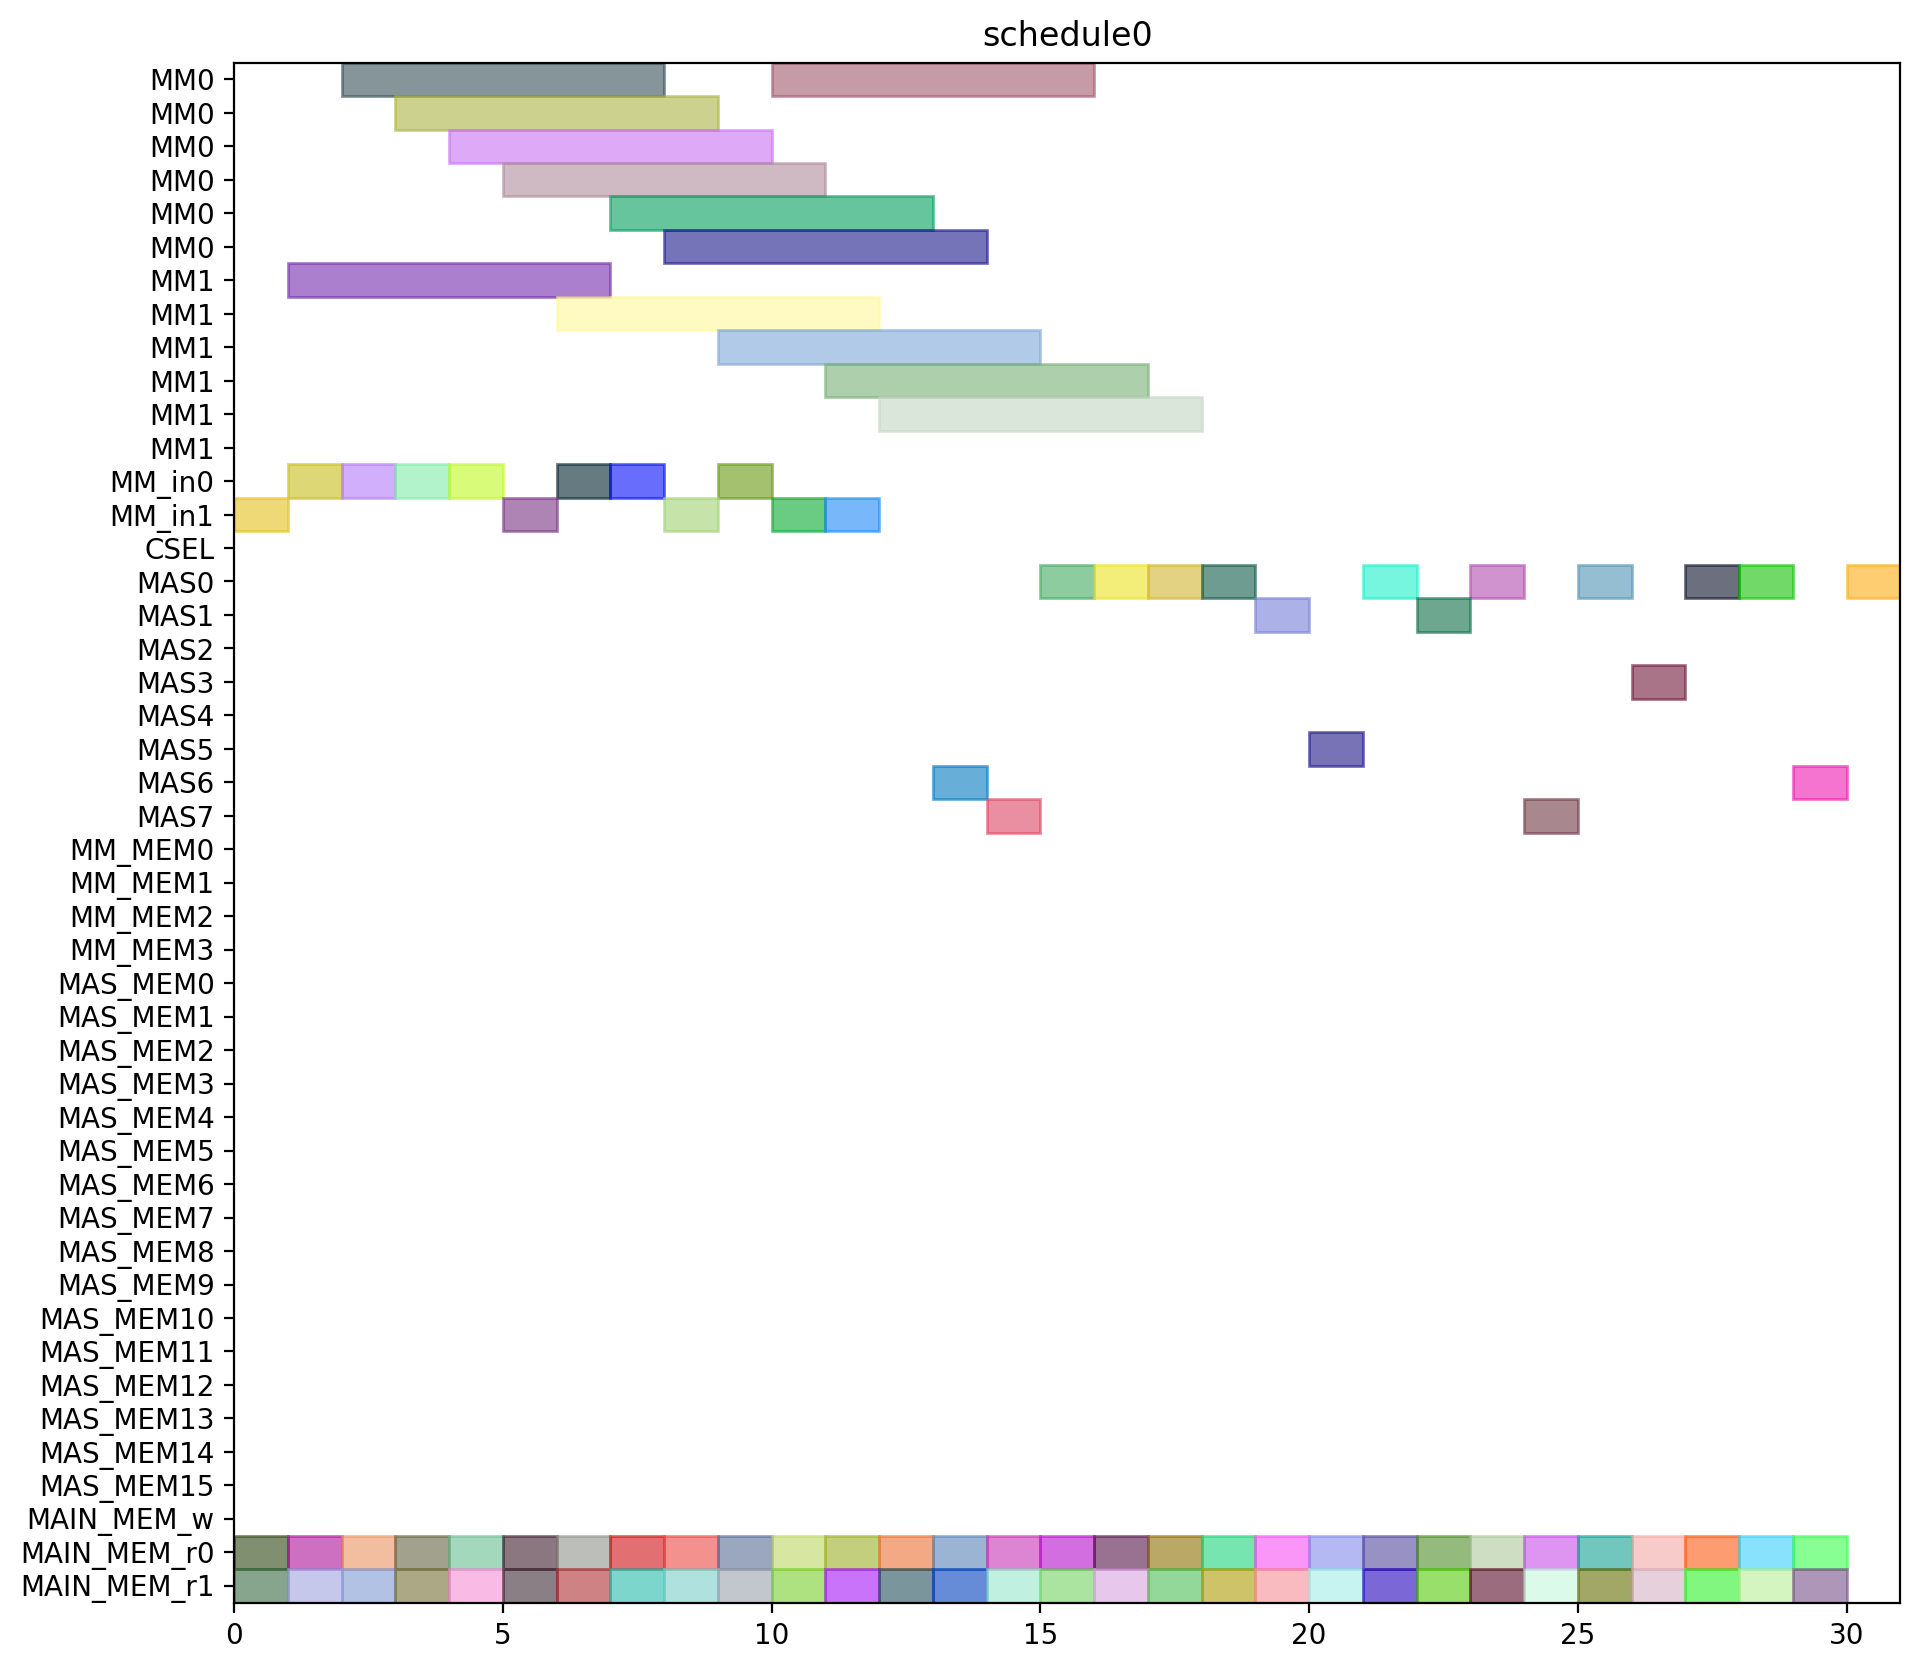

Recreate this plot in Python.
from pyschedule import Scenario, solvers, plotters, alt


def solve():
	horizon = 120
	S = Scenario("schedule0", horizon=horizon)

	# resource
	MM = S.Resources('MM', num=2, size=6)
	MM_in = S.Resources('MM_in', num=2)
	CSEL = S.Resource('CSEL')
	MAS = S.Resources('MAS', num=8, size=1, periods=range(1, horizon))
	MM_MEM = S.Resources('MM_MEM', num=4)
	MAS_MEM = S.Resources('MAS_MEM', num=16)
	MAIN_MEM_w = S.Resource('MAIN_MEM_w', size=1)
	MAIN_MEM_r = S.Resources('MAIN_MEM_r', num=2)

	# result of previous scheduling

	# new tasks
	c_t0_t0_t0 = S.Task('c_t0_t0_t0', length=6, delay_cost=1)
	c_t0_t0_t0 += alt(MM)
	c_t0_t0_t0_in = S.Task('c_t0_t0_t0_in', length=1, delay_cost=1)
	c_t0_t0_t0_in += alt(MM_in)
	S += c_t0_t0_t0_in*MM_in[0]<=c_t0_t0_t0*MM[0]
	S += c_t0_t0_t0_in*MM_in[1]<=c_t0_t0_t0*MM[1]
	c_t0_t0_t0_mem0 = S.Task('c_t0_t0_t0_mem0', length=1, delay_cost=1)
	c_t0_t0_t0_mem0 += MAIN_MEM_r[0]
	S += c_t0_t0_t0_mem0 <= c_t0_t0_t0

	c_t0_t0_t0_mem1 = S.Task('c_t0_t0_t0_mem1', length=1, delay_cost=1)
	c_t0_t0_t0_mem1 += MAIN_MEM_r[1]
	S += c_t0_t0_t0_mem1 <= c_t0_t0_t0

	c_t0_t0_t1 = S.Task('c_t0_t0_t1', length=6, delay_cost=1)
	c_t0_t0_t1 += alt(MM)
	c_t0_t0_t1_in = S.Task('c_t0_t0_t1_in', length=1, delay_cost=1)
	c_t0_t0_t1_in += alt(MM_in)
	S += c_t0_t0_t1_in*MM_in[0]<=c_t0_t0_t1*MM[0]
	S += c_t0_t0_t1_in*MM_in[1]<=c_t0_t0_t1*MM[1]
	c_t0_t0_t1_mem0 = S.Task('c_t0_t0_t1_mem0', length=1, delay_cost=1)
	c_t0_t0_t1_mem0 += MAIN_MEM_r[0]
	S += c_t0_t0_t1_mem0 <= c_t0_t0_t1

	c_t0_t0_t1_mem1 = S.Task('c_t0_t0_t1_mem1', length=1, delay_cost=1)
	c_t0_t0_t1_mem1 += MAIN_MEM_r[1]
	S += c_t0_t0_t1_mem1 <= c_t0_t0_t1

	c_t0_t0_t2 = S.Task('c_t0_t0_t2', length=1, delay_cost=1)
	c_t0_t0_t2 += alt(MAS)
	c_t0_t0_t2_mem0 = S.Task('c_t0_t0_t2_mem0', length=1, delay_cost=1)
	c_t0_t0_t2_mem0 += MAIN_MEM_r[0]
	S += c_t0_t0_t2_mem0 <= c_t0_t0_t2

	c_t0_t0_t2_mem1 = S.Task('c_t0_t0_t2_mem1', length=1, delay_cost=1)
	c_t0_t0_t2_mem1 += MAIN_MEM_r[1]
	S += c_t0_t0_t2_mem1 <= c_t0_t0_t2

	c_t0_t0_t3 = S.Task('c_t0_t0_t3', length=1, delay_cost=1)
	c_t0_t0_t3 += alt(MAS)
	c_t0_t0_t3_mem0 = S.Task('c_t0_t0_t3_mem0', length=1, delay_cost=1)
	c_t0_t0_t3_mem0 += MAIN_MEM_r[0]
	S += c_t0_t0_t3_mem0 <= c_t0_t0_t3

	c_t0_t0_t3_mem1 = S.Task('c_t0_t0_t3_mem1', length=1, delay_cost=1)
	c_t0_t0_t3_mem1 += MAIN_MEM_r[1]
	S += c_t0_t0_t3_mem1 <= c_t0_t0_t3

	c_t0_t1_t0 = S.Task('c_t0_t1_t0', length=6, delay_cost=1)
	c_t0_t1_t0 += alt(MM)
	c_t0_t1_t0_in = S.Task('c_t0_t1_t0_in', length=1, delay_cost=1)
	c_t0_t1_t0_in += alt(MM_in)
	S += c_t0_t1_t0_in*MM_in[0]<=c_t0_t1_t0*MM[0]
	S += c_t0_t1_t0_in*MM_in[1]<=c_t0_t1_t0*MM[1]
	c_t0_t1_t0_mem0 = S.Task('c_t0_t1_t0_mem0', length=1, delay_cost=1)
	c_t0_t1_t0_mem0 += MAIN_MEM_r[0]
	S += c_t0_t1_t0_mem0 <= c_t0_t1_t0

	c_t0_t1_t0_mem1 = S.Task('c_t0_t1_t0_mem1', length=1, delay_cost=1)
	c_t0_t1_t0_mem1 += MAIN_MEM_r[1]
	S += c_t0_t1_t0_mem1 <= c_t0_t1_t0

	c_t0_t1_t1 = S.Task('c_t0_t1_t1', length=6, delay_cost=1)
	c_t0_t1_t1 += alt(MM)
	c_t0_t1_t1_in = S.Task('c_t0_t1_t1_in', length=1, delay_cost=1)
	c_t0_t1_t1_in += alt(MM_in)
	S += c_t0_t1_t1_in*MM_in[0]<=c_t0_t1_t1*MM[0]
	S += c_t0_t1_t1_in*MM_in[1]<=c_t0_t1_t1*MM[1]
	c_t0_t1_t1_mem0 = S.Task('c_t0_t1_t1_mem0', length=1, delay_cost=1)
	c_t0_t1_t1_mem0 += MAIN_MEM_r[0]
	S += c_t0_t1_t1_mem0 <= c_t0_t1_t1

	c_t0_t1_t1_mem1 = S.Task('c_t0_t1_t1_mem1', length=1, delay_cost=1)
	c_t0_t1_t1_mem1 += MAIN_MEM_r[1]
	S += c_t0_t1_t1_mem1 <= c_t0_t1_t1

	c_t0_t1_t2 = S.Task('c_t0_t1_t2', length=1, delay_cost=1)
	c_t0_t1_t2 += alt(MAS)
	c_t0_t1_t2_mem0 = S.Task('c_t0_t1_t2_mem0', length=1, delay_cost=1)
	c_t0_t1_t2_mem0 += MAIN_MEM_r[0]
	S += c_t0_t1_t2_mem0 <= c_t0_t1_t2

	c_t0_t1_t2_mem1 = S.Task('c_t0_t1_t2_mem1', length=1, delay_cost=1)
	c_t0_t1_t2_mem1 += MAIN_MEM_r[1]
	S += c_t0_t1_t2_mem1 <= c_t0_t1_t2

	c_t0_t1_t3 = S.Task('c_t0_t1_t3', length=1, delay_cost=1)
	c_t0_t1_t3 += alt(MAS)
	c_t0_t1_t3_mem0 = S.Task('c_t0_t1_t3_mem0', length=1, delay_cost=1)
	c_t0_t1_t3_mem0 += MAIN_MEM_r[0]
	S += c_t0_t1_t3_mem0 <= c_t0_t1_t3

	c_t0_t1_t3_mem1 = S.Task('c_t0_t1_t3_mem1', length=1, delay_cost=1)
	c_t0_t1_t3_mem1 += MAIN_MEM_r[1]
	S += c_t0_t1_t3_mem1 <= c_t0_t1_t3

	c_t0_t20 = S.Task('c_t0_t20', length=1, delay_cost=1)
	c_t0_t20 += alt(MAS)
	c_t0_t20_mem0 = S.Task('c_t0_t20_mem0', length=1, delay_cost=1)
	c_t0_t20_mem0 += MAIN_MEM_r[0]
	S += c_t0_t20_mem0 <= c_t0_t20

	c_t0_t20_mem1 = S.Task('c_t0_t20_mem1', length=1, delay_cost=1)
	c_t0_t20_mem1 += MAIN_MEM_r[1]
	S += c_t0_t20_mem1 <= c_t0_t20

	c_t0_t21 = S.Task('c_t0_t21', length=1, delay_cost=1)
	c_t0_t21 += alt(MAS)
	c_t0_t21_mem0 = S.Task('c_t0_t21_mem0', length=1, delay_cost=1)
	c_t0_t21_mem0 += MAIN_MEM_r[0]
	S += c_t0_t21_mem0 <= c_t0_t21

	c_t0_t21_mem1 = S.Task('c_t0_t21_mem1', length=1, delay_cost=1)
	c_t0_t21_mem1 += MAIN_MEM_r[1]
	S += c_t0_t21_mem1 <= c_t0_t21

	c_t0_t30 = S.Task('c_t0_t30', length=1, delay_cost=1)
	c_t0_t30 += alt(MAS)
	c_t0_t30_mem0 = S.Task('c_t0_t30_mem0', length=1, delay_cost=1)
	c_t0_t30_mem0 += MAIN_MEM_r[0]
	S += c_t0_t30_mem0 <= c_t0_t30

	c_t0_t30_mem1 = S.Task('c_t0_t30_mem1', length=1, delay_cost=1)
	c_t0_t30_mem1 += MAIN_MEM_r[1]
	S += c_t0_t30_mem1 <= c_t0_t30

	c_t0_t31 = S.Task('c_t0_t31', length=1, delay_cost=1)
	c_t0_t31 += alt(MAS)
	c_t0_t31_mem0 = S.Task('c_t0_t31_mem0', length=1, delay_cost=1)
	c_t0_t31_mem0 += MAIN_MEM_r[0]
	S += c_t0_t31_mem0 <= c_t0_t31

	c_t0_t31_mem1 = S.Task('c_t0_t31_mem1', length=1, delay_cost=1)
	c_t0_t31_mem1 += MAIN_MEM_r[1]
	S += c_t0_t31_mem1 <= c_t0_t31

	c_t1_t0_t0 = S.Task('c_t1_t0_t0', length=6, delay_cost=1)
	c_t1_t0_t0 += alt(MM)
	c_t1_t0_t0_in = S.Task('c_t1_t0_t0_in', length=1, delay_cost=1)
	c_t1_t0_t0_in += alt(MM_in)
	S += c_t1_t0_t0_in*MM_in[0]<=c_t1_t0_t0*MM[0]
	S += c_t1_t0_t0_in*MM_in[1]<=c_t1_t0_t0*MM[1]
	c_t1_t0_t0_mem0 = S.Task('c_t1_t0_t0_mem0', length=1, delay_cost=1)
	c_t1_t0_t0_mem0 += MAIN_MEM_r[0]
	S += c_t1_t0_t0_mem0 <= c_t1_t0_t0

	c_t1_t0_t0_mem1 = S.Task('c_t1_t0_t0_mem1', length=1, delay_cost=1)
	c_t1_t0_t0_mem1 += MAIN_MEM_r[1]
	S += c_t1_t0_t0_mem1 <= c_t1_t0_t0

	c_t1_t0_t1 = S.Task('c_t1_t0_t1', length=6, delay_cost=1)
	c_t1_t0_t1 += alt(MM)
	c_t1_t0_t1_in = S.Task('c_t1_t0_t1_in', length=1, delay_cost=1)
	c_t1_t0_t1_in += alt(MM_in)
	S += c_t1_t0_t1_in*MM_in[0]<=c_t1_t0_t1*MM[0]
	S += c_t1_t0_t1_in*MM_in[1]<=c_t1_t0_t1*MM[1]
	c_t1_t0_t1_mem0 = S.Task('c_t1_t0_t1_mem0', length=1, delay_cost=1)
	c_t1_t0_t1_mem0 += MAIN_MEM_r[0]
	S += c_t1_t0_t1_mem0 <= c_t1_t0_t1

	c_t1_t0_t1_mem1 = S.Task('c_t1_t0_t1_mem1', length=1, delay_cost=1)
	c_t1_t0_t1_mem1 += MAIN_MEM_r[1]
	S += c_t1_t0_t1_mem1 <= c_t1_t0_t1

	c_t1_t0_t2 = S.Task('c_t1_t0_t2', length=1, delay_cost=1)
	c_t1_t0_t2 += alt(MAS)
	c_t1_t0_t2_mem0 = S.Task('c_t1_t0_t2_mem0', length=1, delay_cost=1)
	c_t1_t0_t2_mem0 += MAIN_MEM_r[0]
	S += c_t1_t0_t2_mem0 <= c_t1_t0_t2

	c_t1_t0_t2_mem1 = S.Task('c_t1_t0_t2_mem1', length=1, delay_cost=1)
	c_t1_t0_t2_mem1 += MAIN_MEM_r[1]
	S += c_t1_t0_t2_mem1 <= c_t1_t0_t2

	c_t1_t0_t3 = S.Task('c_t1_t0_t3', length=1, delay_cost=1)
	c_t1_t0_t3 += alt(MAS)
	c_t1_t0_t3_mem0 = S.Task('c_t1_t0_t3_mem0', length=1, delay_cost=1)
	c_t1_t0_t3_mem0 += MAIN_MEM_r[0]
	S += c_t1_t0_t3_mem0 <= c_t1_t0_t3

	c_t1_t0_t3_mem1 = S.Task('c_t1_t0_t3_mem1', length=1, delay_cost=1)
	c_t1_t0_t3_mem1 += MAIN_MEM_r[1]
	S += c_t1_t0_t3_mem1 <= c_t1_t0_t3

	c_t1_t1_t0 = S.Task('c_t1_t1_t0', length=6, delay_cost=1)
	c_t1_t1_t0 += alt(MM)
	c_t1_t1_t0_in = S.Task('c_t1_t1_t0_in', length=1, delay_cost=1)
	c_t1_t1_t0_in += alt(MM_in)
	S += c_t1_t1_t0_in*MM_in[0]<=c_t1_t1_t0*MM[0]
	S += c_t1_t1_t0_in*MM_in[1]<=c_t1_t1_t0*MM[1]
	c_t1_t1_t0_mem0 = S.Task('c_t1_t1_t0_mem0', length=1, delay_cost=1)
	c_t1_t1_t0_mem0 += MAIN_MEM_r[0]
	S += c_t1_t1_t0_mem0 <= c_t1_t1_t0

	c_t1_t1_t0_mem1 = S.Task('c_t1_t1_t0_mem1', length=1, delay_cost=1)
	c_t1_t1_t0_mem1 += MAIN_MEM_r[1]
	S += c_t1_t1_t0_mem1 <= c_t1_t1_t0

	c_t1_t1_t1 = S.Task('c_t1_t1_t1', length=6, delay_cost=1)
	c_t1_t1_t1 += alt(MM)
	c_t1_t1_t1_in = S.Task('c_t1_t1_t1_in', length=1, delay_cost=1)
	c_t1_t1_t1_in += alt(MM_in)
	S += c_t1_t1_t1_in*MM_in[0]<=c_t1_t1_t1*MM[0]
	S += c_t1_t1_t1_in*MM_in[1]<=c_t1_t1_t1*MM[1]
	c_t1_t1_t1_mem0 = S.Task('c_t1_t1_t1_mem0', length=1, delay_cost=1)
	c_t1_t1_t1_mem0 += MAIN_MEM_r[0]
	S += c_t1_t1_t1_mem0 <= c_t1_t1_t1

	c_t1_t1_t1_mem1 = S.Task('c_t1_t1_t1_mem1', length=1, delay_cost=1)
	c_t1_t1_t1_mem1 += MAIN_MEM_r[1]
	S += c_t1_t1_t1_mem1 <= c_t1_t1_t1

	c_t1_t1_t2 = S.Task('c_t1_t1_t2', length=1, delay_cost=1)
	c_t1_t1_t2 += alt(MAS)
	c_t1_t1_t2_mem0 = S.Task('c_t1_t1_t2_mem0', length=1, delay_cost=1)
	c_t1_t1_t2_mem0 += MAIN_MEM_r[0]
	S += c_t1_t1_t2_mem0 <= c_t1_t1_t2

	c_t1_t1_t2_mem1 = S.Task('c_t1_t1_t2_mem1', length=1, delay_cost=1)
	c_t1_t1_t2_mem1 += MAIN_MEM_r[1]
	S += c_t1_t1_t2_mem1 <= c_t1_t1_t2

	c_t1_t1_t3 = S.Task('c_t1_t1_t3', length=1, delay_cost=1)
	c_t1_t1_t3 += alt(MAS)
	c_t1_t1_t3_mem0 = S.Task('c_t1_t1_t3_mem0', length=1, delay_cost=1)
	c_t1_t1_t3_mem0 += MAIN_MEM_r[0]
	S += c_t1_t1_t3_mem0 <= c_t1_t1_t3

	c_t1_t1_t3_mem1 = S.Task('c_t1_t1_t3_mem1', length=1, delay_cost=1)
	c_t1_t1_t3_mem1 += MAIN_MEM_r[1]
	S += c_t1_t1_t3_mem1 <= c_t1_t1_t3

	c_t1_t20 = S.Task('c_t1_t20', length=1, delay_cost=1)
	c_t1_t20 += alt(MAS)
	c_t1_t20_mem0 = S.Task('c_t1_t20_mem0', length=1, delay_cost=1)
	c_t1_t20_mem0 += MAIN_MEM_r[0]
	S += c_t1_t20_mem0 <= c_t1_t20

	c_t1_t20_mem1 = S.Task('c_t1_t20_mem1', length=1, delay_cost=1)
	c_t1_t20_mem1 += MAIN_MEM_r[1]
	S += c_t1_t20_mem1 <= c_t1_t20

	c_t1_t21 = S.Task('c_t1_t21', length=1, delay_cost=1)
	c_t1_t21 += alt(MAS)
	c_t1_t21_mem0 = S.Task('c_t1_t21_mem0', length=1, delay_cost=1)
	c_t1_t21_mem0 += MAIN_MEM_r[0]
	S += c_t1_t21_mem0 <= c_t1_t21

	c_t1_t21_mem1 = S.Task('c_t1_t21_mem1', length=1, delay_cost=1)
	c_t1_t21_mem1 += MAIN_MEM_r[1]
	S += c_t1_t21_mem1 <= c_t1_t21

	c_t1_t30 = S.Task('c_t1_t30', length=1, delay_cost=1)
	c_t1_t30 += alt(MAS)
	c_t1_t30_mem0 = S.Task('c_t1_t30_mem0', length=1, delay_cost=1)
	c_t1_t30_mem0 += MAIN_MEM_r[0]
	S += c_t1_t30_mem0 <= c_t1_t30

	c_t1_t30_mem1 = S.Task('c_t1_t30_mem1', length=1, delay_cost=1)
	c_t1_t30_mem1 += MAIN_MEM_r[1]
	S += c_t1_t30_mem1 <= c_t1_t30

	c_t1_t31 = S.Task('c_t1_t31', length=1, delay_cost=1)
	c_t1_t31 += alt(MAS)
	c_t1_t31_mem0 = S.Task('c_t1_t31_mem0', length=1, delay_cost=1)
	c_t1_t31_mem0 += MAIN_MEM_r[0]
	S += c_t1_t31_mem0 <= c_t1_t31

	c_t1_t31_mem1 = S.Task('c_t1_t31_mem1', length=1, delay_cost=1)
	c_t1_t31_mem1 += MAIN_MEM_r[1]
	S += c_t1_t31_mem1 <= c_t1_t31

	c_t2_t0_t0 = S.Task('c_t2_t0_t0', length=6, delay_cost=1)
	c_t2_t0_t0 += alt(MM)
	c_t2_t0_t0_in = S.Task('c_t2_t0_t0_in', length=1, delay_cost=1)
	c_t2_t0_t0_in += alt(MM_in)
	S += c_t2_t0_t0_in*MM_in[0]<=c_t2_t0_t0*MM[0]
	S += c_t2_t0_t0_in*MM_in[1]<=c_t2_t0_t0*MM[1]
	c_t2_t0_t0_mem0 = S.Task('c_t2_t0_t0_mem0', length=1, delay_cost=1)
	c_t2_t0_t0_mem0 += MAIN_MEM_r[0]
	S += c_t2_t0_t0_mem0 <= c_t2_t0_t0

	c_t2_t0_t0_mem1 = S.Task('c_t2_t0_t0_mem1', length=1, delay_cost=1)
	c_t2_t0_t0_mem1 += MAIN_MEM_r[1]
	S += c_t2_t0_t0_mem1 <= c_t2_t0_t0

	c_t2_t0_t1 = S.Task('c_t2_t0_t1', length=6, delay_cost=1)
	c_t2_t0_t1 += alt(MM)
	c_t2_t0_t1_in = S.Task('c_t2_t0_t1_in', length=1, delay_cost=1)
	c_t2_t0_t1_in += alt(MM_in)
	S += c_t2_t0_t1_in*MM_in[0]<=c_t2_t0_t1*MM[0]
	S += c_t2_t0_t1_in*MM_in[1]<=c_t2_t0_t1*MM[1]
	c_t2_t0_t1_mem0 = S.Task('c_t2_t0_t1_mem0', length=1, delay_cost=1)
	c_t2_t0_t1_mem0 += MAIN_MEM_r[0]
	S += c_t2_t0_t1_mem0 <= c_t2_t0_t1

	c_t2_t0_t1_mem1 = S.Task('c_t2_t0_t1_mem1', length=1, delay_cost=1)
	c_t2_t0_t1_mem1 += MAIN_MEM_r[1]
	S += c_t2_t0_t1_mem1 <= c_t2_t0_t1

	c_t2_t0_t2 = S.Task('c_t2_t0_t2', length=1, delay_cost=1)
	c_t2_t0_t2 += alt(MAS)
	c_t2_t0_t2_mem0 = S.Task('c_t2_t0_t2_mem0', length=1, delay_cost=1)
	c_t2_t0_t2_mem0 += MAIN_MEM_r[0]
	S += c_t2_t0_t2_mem0 <= c_t2_t0_t2

	c_t2_t0_t2_mem1 = S.Task('c_t2_t0_t2_mem1', length=1, delay_cost=1)
	c_t2_t0_t2_mem1 += MAIN_MEM_r[1]
	S += c_t2_t0_t2_mem1 <= c_t2_t0_t2

	c_t2_t0_t3 = S.Task('c_t2_t0_t3', length=1, delay_cost=1)
	c_t2_t0_t3 += alt(MAS)
	c_t2_t0_t3_mem0 = S.Task('c_t2_t0_t3_mem0', length=1, delay_cost=1)
	c_t2_t0_t3_mem0 += MAIN_MEM_r[0]
	S += c_t2_t0_t3_mem0 <= c_t2_t0_t3

	c_t2_t0_t3_mem1 = S.Task('c_t2_t0_t3_mem1', length=1, delay_cost=1)
	c_t2_t0_t3_mem1 += MAIN_MEM_r[1]
	S += c_t2_t0_t3_mem1 <= c_t2_t0_t3

	c_t2_t1_t0 = S.Task('c_t2_t1_t0', length=6, delay_cost=1)
	c_t2_t1_t0 += alt(MM)
	c_t2_t1_t0_in = S.Task('c_t2_t1_t0_in', length=1, delay_cost=1)
	c_t2_t1_t0_in += alt(MM_in)
	S += c_t2_t1_t0_in*MM_in[0]<=c_t2_t1_t0*MM[0]
	S += c_t2_t1_t0_in*MM_in[1]<=c_t2_t1_t0*MM[1]
	c_t2_t1_t0_mem0 = S.Task('c_t2_t1_t0_mem0', length=1, delay_cost=1)
	c_t2_t1_t0_mem0 += MAIN_MEM_r[0]
	S += c_t2_t1_t0_mem0 <= c_t2_t1_t0

	c_t2_t1_t0_mem1 = S.Task('c_t2_t1_t0_mem1', length=1, delay_cost=1)
	c_t2_t1_t0_mem1 += MAIN_MEM_r[1]
	S += c_t2_t1_t0_mem1 <= c_t2_t1_t0

	c_t2_t1_t1 = S.Task('c_t2_t1_t1', length=6, delay_cost=1)
	c_t2_t1_t1 += alt(MM)
	c_t2_t1_t1_in = S.Task('c_t2_t1_t1_in', length=1, delay_cost=1)
	c_t2_t1_t1_in += alt(MM_in)
	S += c_t2_t1_t1_in*MM_in[0]<=c_t2_t1_t1*MM[0]
	S += c_t2_t1_t1_in*MM_in[1]<=c_t2_t1_t1*MM[1]
	c_t2_t1_t1_mem0 = S.Task('c_t2_t1_t1_mem0', length=1, delay_cost=1)
	c_t2_t1_t1_mem0 += MAIN_MEM_r[0]
	S += c_t2_t1_t1_mem0 <= c_t2_t1_t1

	c_t2_t1_t1_mem1 = S.Task('c_t2_t1_t1_mem1', length=1, delay_cost=1)
	c_t2_t1_t1_mem1 += MAIN_MEM_r[1]
	S += c_t2_t1_t1_mem1 <= c_t2_t1_t1

	solvers.mip.solve(S,msg=1,kind='CPLEX',ratio_gap=1.01)

	solution = [['hoge']*len(S.solution()[1]) for i in range(len(S.solution()))]
	for i in range(len(S.solution())):
		for j in range(len(S.solution()[i])):
			solution[i][j]=str(S.solution()[i][j])
	print(solution)

	cycles = int(solution[-1][3])

	pic_file_name = "/home/mfukuda/ABE/multiRAM_multiMAS_16mux/scheduling_result/stage6MM2_stage1MAS8/MUL/schedule0.png"
	if(S.solution() != []):
		plotters.matplotlib.plot(S,img_filename=pic_file_name, show_task_labels=False, fig_size=(cycles*0.25+3, 10))

	return solution
